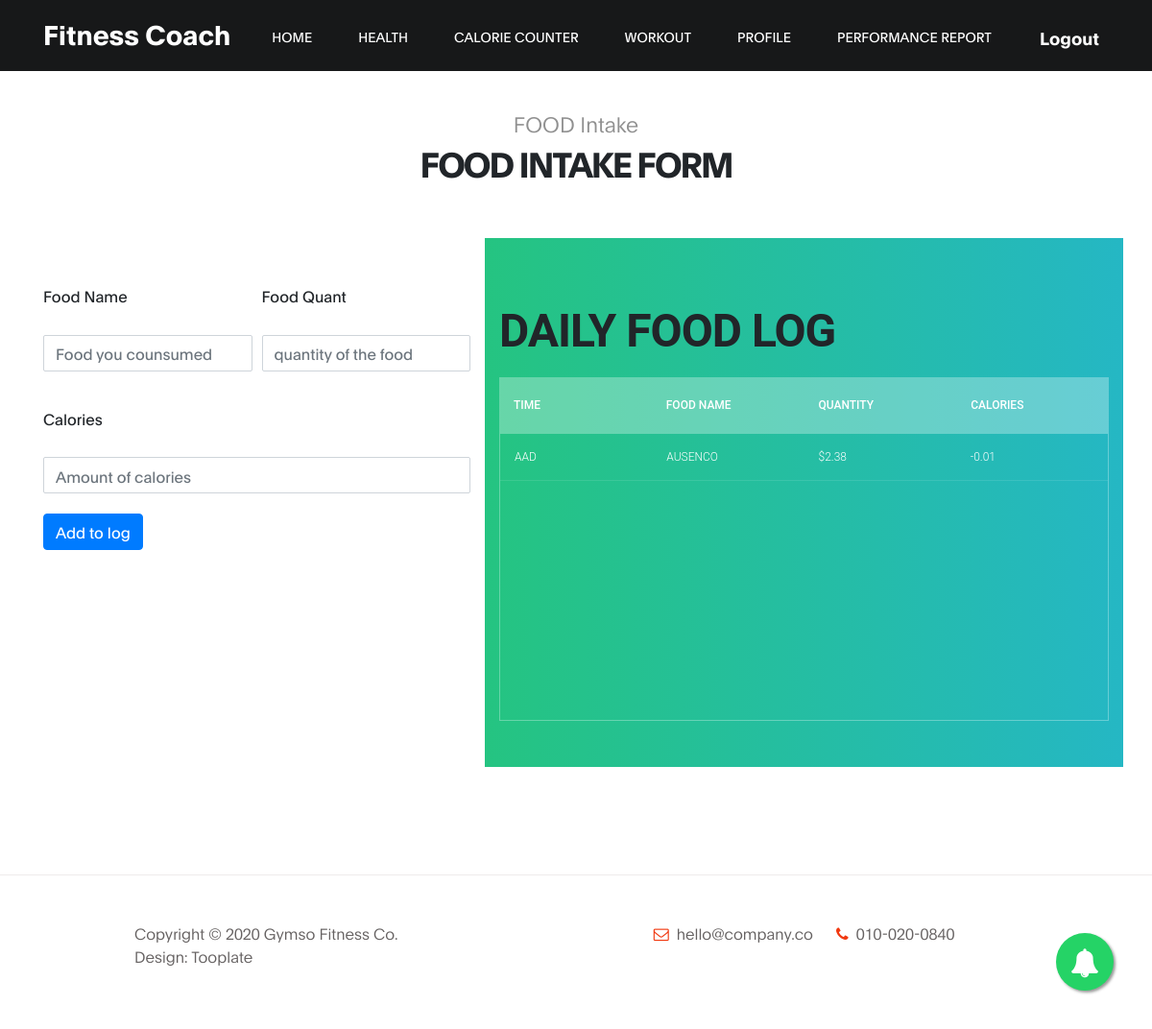
The page /food/ (signed in) on the database as committed earlier.
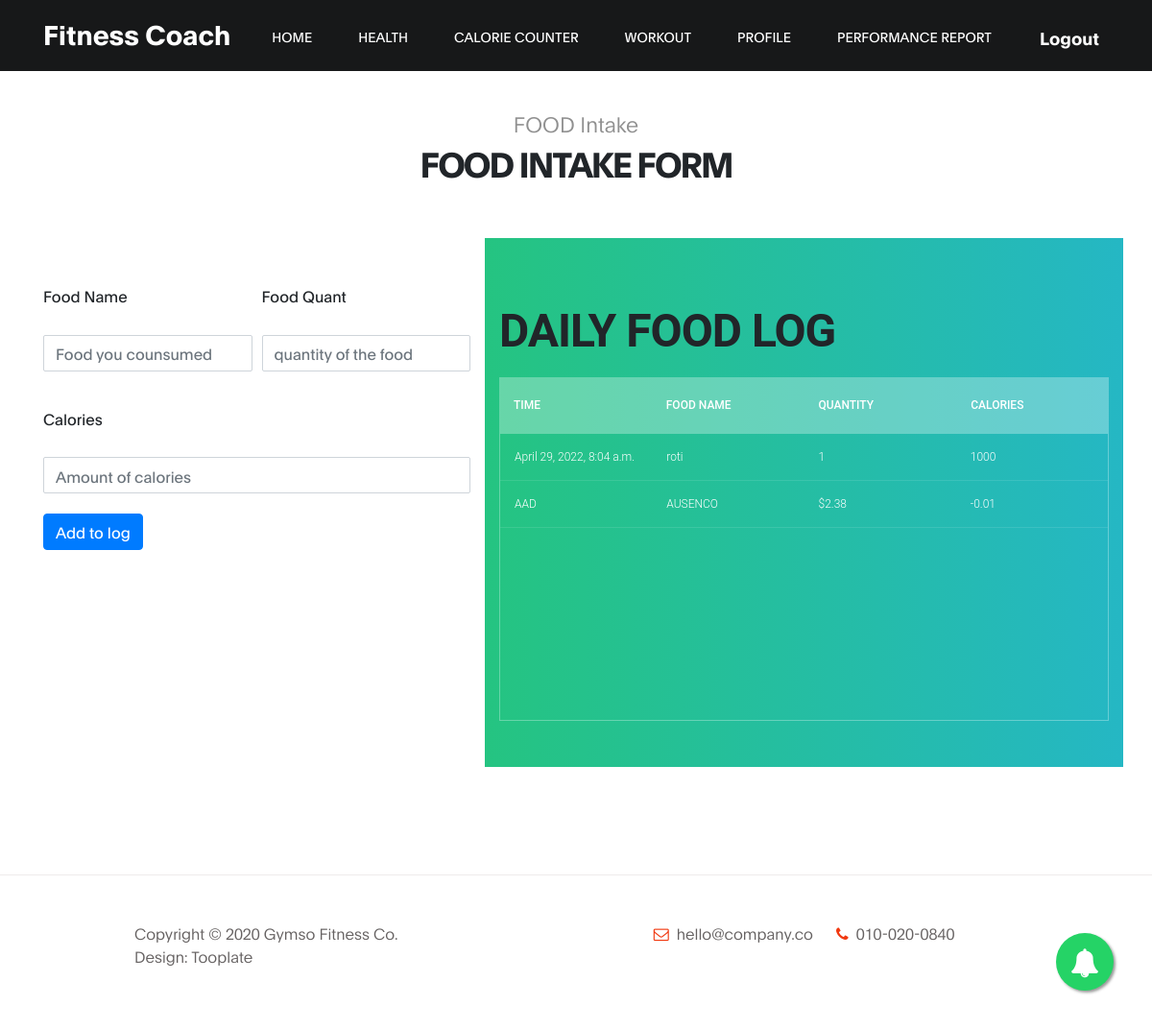
The same page on the database as committed later.
### base/models.py (models this page shows, shortened)
class food(models.Model):
    food_user=models.ForeignKey(User, on_delete=models.RESTRICT)
    food_name=models.CharField(null=True, max_length=11)
    food_quant=models.CharField(null=True, max_length=11)
    calories=models.CharField(null=True, max_length=11)
    time=models.DateTimeField(auto_now_add=True)

### base/views.py (the view, shortened to what this page needs)
# urls.py: path('food/', views.food1, name='food'),
def food1(request):
    if request.user.is_authenticated:
        ssu=request.user
        phone=request.user.phone_no
        food1 = food.objects.filter(food_user=ssu).order_by('-id')
    else:
        return redirect('loginr')
    return render(request , 'food.html',{'ssu':ssu, 'phone':phone, 'food1':food1})

### templates/food.html (shortened to what this page needs)
{% extends 'base.html' %}
{% block content %}
  <section class="class section" id="class">
    <div class="container">
         <div class="row">
                 <div class="col-lg-12 col-12 text-center mb-5">
                     <h6 data-aos="fade-up">FOOD Intake</h6>
                     <h2 data-aos="fade-up" data-aos-delay="200">FOOD INTAKE FORM</h2>
                  </div>
                  <div class="col-lg-5 py-5 col-md-5 col-5">
                    <form method="post" action="{% url 'food' %}">
                      <div class="form-row">
                        <div class="form-group col-md-6">
                          <label for="inputEmail4">Food Name</label>
                          <input type="text" class="form-control" name="food_name" placeholder="Food you counsumed">
                        </div>
                        <div class="form-group col-md-6">
                          <label for="inputPassword4">Food Quant</label>
                          <input type="text" class="form-control" name="food_quant" placeholder="quantity of the food">
                        </div>
                      </div>
                      <div class="form-group">
                        <label for="inputAddress">Calories</label>
                        <input type="text" class="form-control" name="calories" placeholder="Amount of calories">
                      </div>
                      <button type="submit" class="btn btn-primary">Add to log</button>
                    </form>
                  </div>
                  <div class="col-lg-7 py-5 col-md-7 col-7 well">
                    <section>
                      <h1>Daily Food Log</h1>
                      <div class="tbl-header">
                        <table cellpadding="0" cellspacing="0" border="0">
                          <thead>
                            <tr>
                              <th>Time</th>
                              <th>Food name</th>
                              <th>Quantity</th>
                              <th>Calories</th>
                            </tr>
                          </thead>
                        </table>
                      </div>
                      <div class="tbl-content">
                        <table cellpadding="0" cellspacing="0" border="0">
                          <tbody>
                           {% for food in food1 %}
                            <tr>
                              <td>{{food.time}}</td>
                              <td>{{food.food_name}} </td>
                              <td>{{ food.food_quant }}</td>
                              <td>{{ food.calories }}</td>
                            </tr>
                            {% endfor %}
                            <tr>
                              <td>AAD</td>
                              <td>AUSENCO</td>
                              <td>$2.38</td>
                              <td>-0.01</td>
                            </tr>
                          </tbody>
                        </table>
                      </div>
                    </section>
                  </div>
         </div>
    </div>
</section>
{% endblock %}

Rows that differ between the two databases and show on the page:
added food: time "April 29, 2022, 8:04 a.m.", food_name "roti", food_quant "1", calories "1000"
